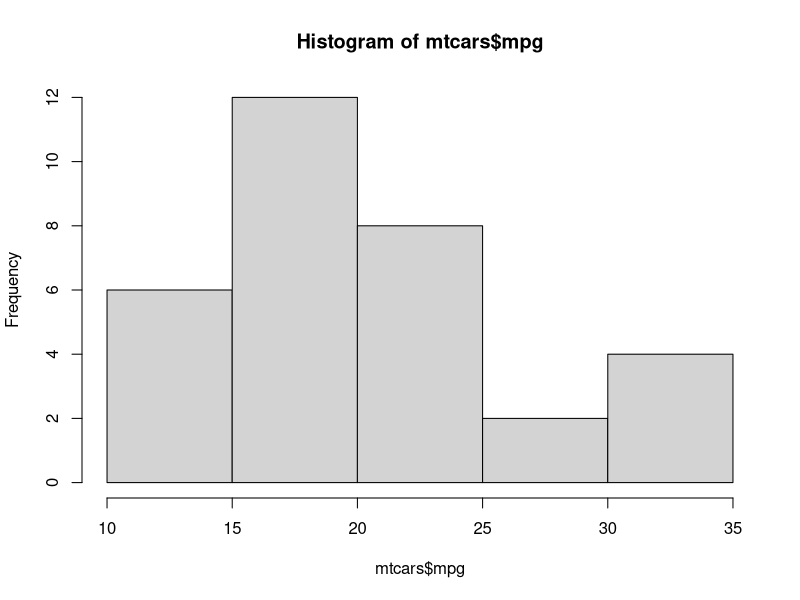
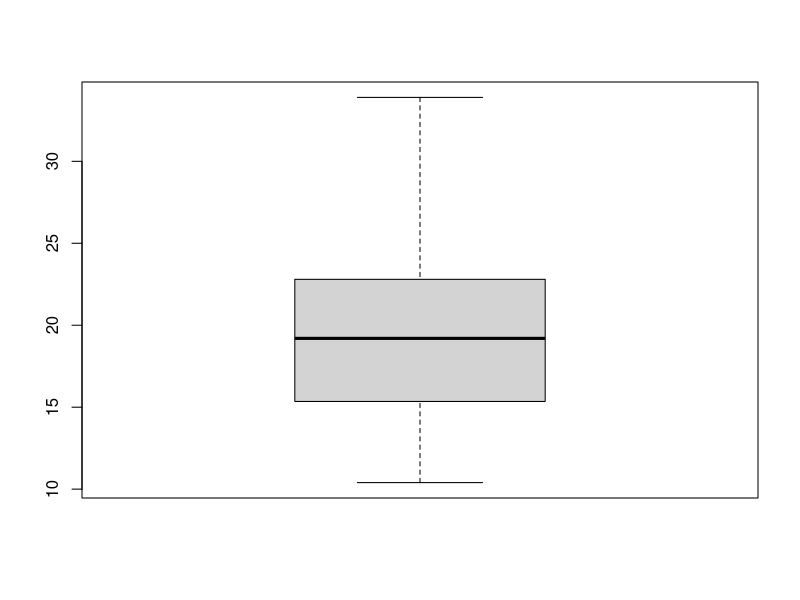
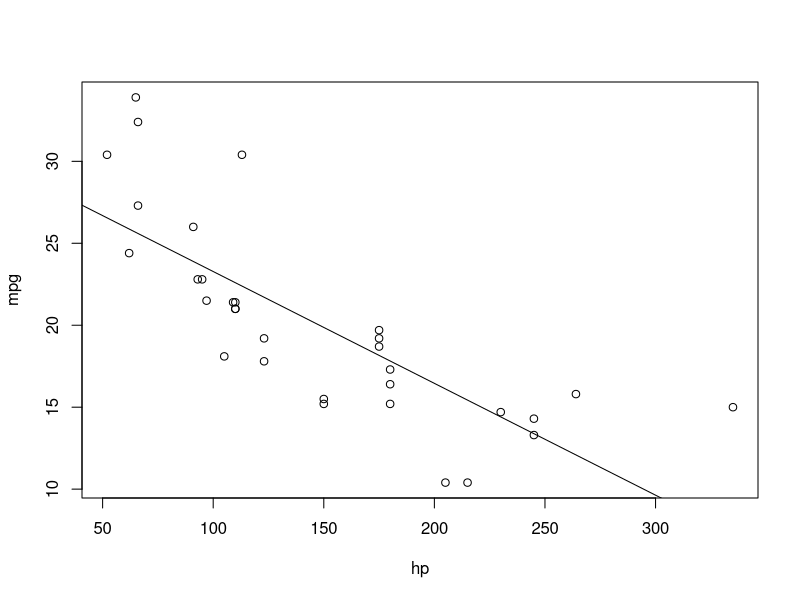

Generate these figures, in order, with R:
# Load the mtcars dataset
data(mtcars)

# Summary of the dataset
summary(mtcars)

# Histogram of the mpg variable
hist(mtcars$mpg)

# Boxplot of the mpg variable
boxplot(mtcars$mpg)

# Correlation between the mpg and hp variables
cor(mtcars$mpg, mtcars$hp)

# Linear regression of mpg on hp
lm(mpg ~ hp, data = mtcars)

# Plot of mpg vs hp
plot(mpg ~ hp, data = mtcars)

# Add the regression line to the plot
abline(lm(mpg ~ hp, data = mtcars))

